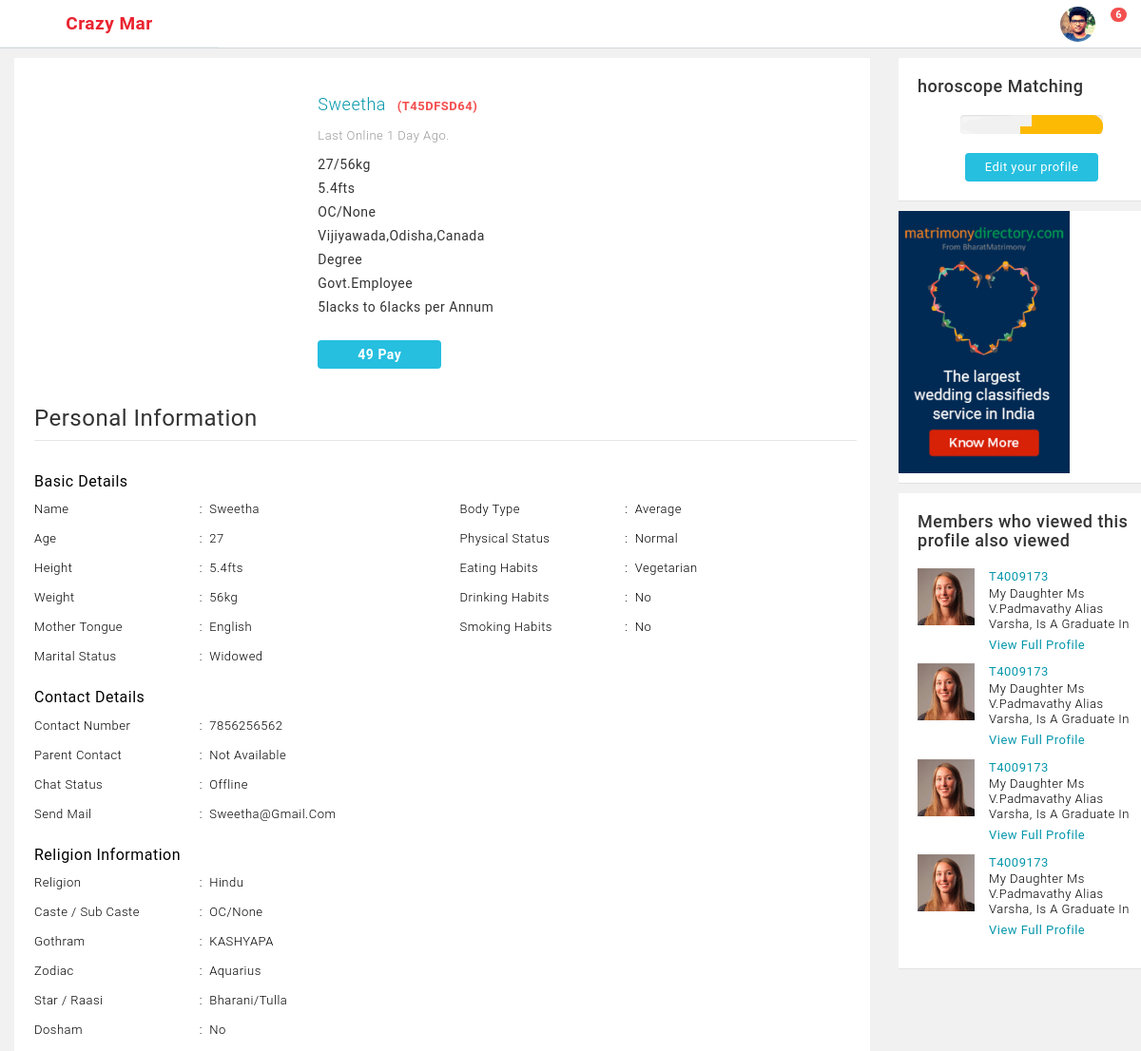
The app's page /selfprofile/sweetha/ (signed in, upper part), older data.
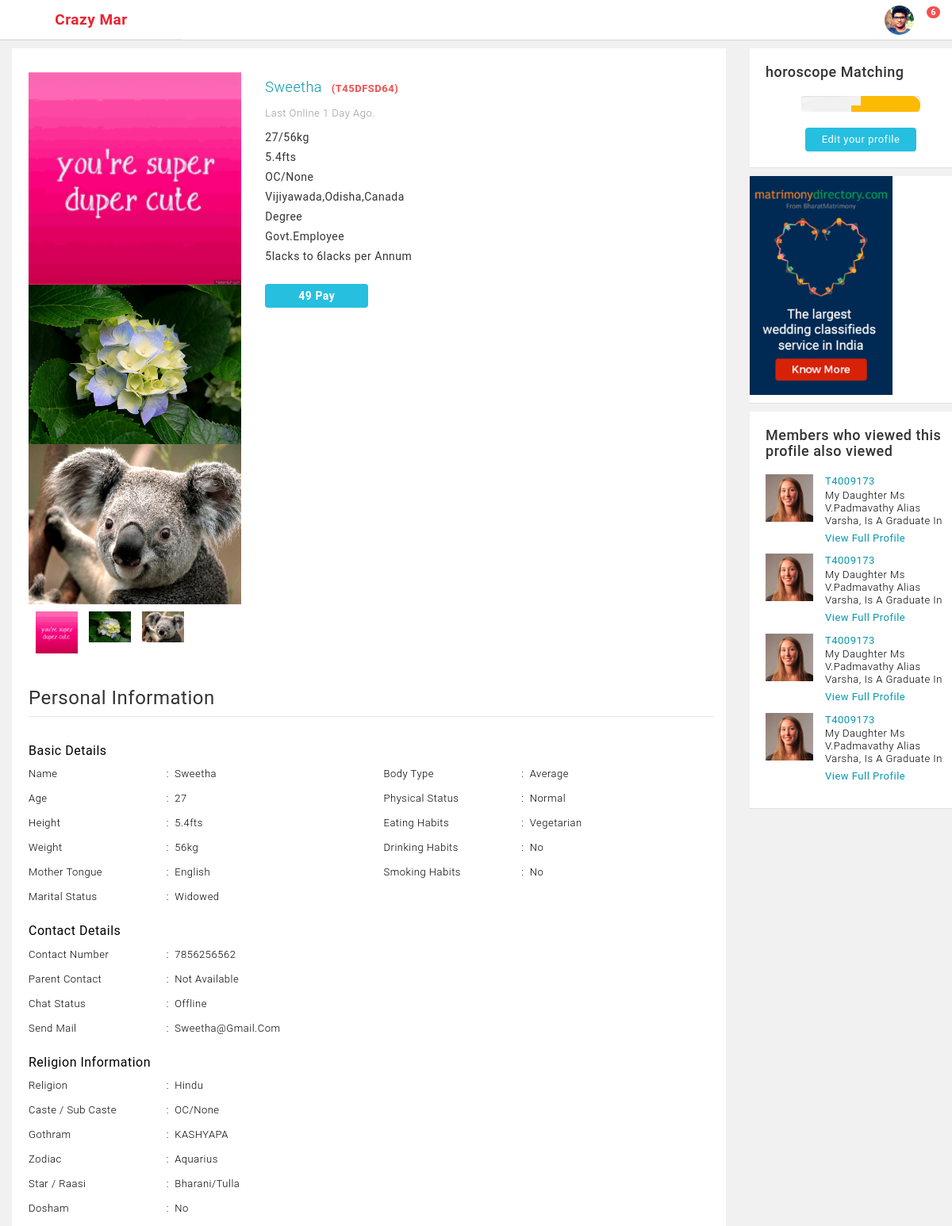
The same page, newer data.
### matriapp/models.py (models this page shows, shortened)
class Matrimonydata(models.Model):
    uuid = models.UUIDField(default=uuid.uuid4, editable=False, unique=True)
    user = models.ForeignKey('auth.User',on_delete=models.CASCADE, null=True, blank=True)
    slug = models.SlugField(max_length=400,unique=True,blank=True, null=True)
    Name = models.CharField(max_length=25)
    CreateProfile = models.CharField(max_length=20)
    Gender = models.CharField(max_length=15)
    MotherTongue = models.ForeignKey(MotherTonguee,on_delete=models.CASCADE, default=None, blank=True, null=True)
    Mobile = models.IntegerField()
    Email = models.EmailField()
    Caste = models.ForeignKey(Castee,on_delete=models.CASCADE)
    Subcaste = models.ForeignKey(Subcastee,on_delete=models.CASCADE, default=None, blank=True, null=True)
    Dosham = models.CharField(max_length=20)
    MaritalStatus = models.CharField(max_length=25)
    NoofChildren = models.CharField(max_length=20)
    Height = models.ForeignKey(Heightt,on_delete=models.CASCADE, default=None, blank=True, null=True)
    FamilyStatus = models.CharField(max_length=20)
    FamilyType = models.CharField(max_length=20)
    FamilyValues = models.CharField(max_length=25)
    AnyDisability = models.CharField(max_length=25)
    HighestEducation = models.CharField(max_length=30)
    EmployedIn = models.CharField(max_length=25)
    Occupation = models.CharField(max_length=25)
    Package = models.CharField(max_length=30)
    Bodytype = models.CharField(max_length=25)
    Weight = models.ForeignKey(Weightt,on_delete=models.CASCADE, default=None, blank=True, null=True)
    Educationdetail = models.CharField(max_length=35)
    Collegename = models.CharField(max_length=40)
    Occupationdetail = models.CharField(max_length=35)
    Eatinghabit = models.CharField(max_length=35)
    Drinkinghabit = models.CharField(max_length=35)
    Smokinghabit = models.CharField(max_length=35)
    Star = models.ForeignKey(Starr,on_delete=models.CASCADE, default=None, blank=True, null=True)
    Raasi = models.ForeignKey(Raasii,on_delete=models.CASCADE, default=None, blank=True, null=True)
    Birthtime =  models.CharField(max_length=30)
    Country = models.ForeignKey(Countryy,on_delete=models.CASCADE, default=None, blank=True, null=True)
    State = models.ForeignKey(Statee,on_delete=models.CASCADE, default=None, blank=True, null=True)
    City = models.ForeignKey(Cityy,on_delete=models.CASCADE, default=None, blank=True, null=True)
    Fatherstatus = models.CharField(max_length=30)
    Motherstatus = models.CharField(max_length=30)
    NoofBrothers = models.CharField(max_length=20)
    Brothersmarried = models.CharField(max_length=25)
    NoofSisters = models.CharField(max_length=25)
    Sistersmarried = models.CharField(max_length=30)
    Familylocation = models.CharField(max_length=30)
    Contactno = models.IntegerField(null=True)
    Ancestralorigin = models.CharField(max_length=30)
    Hobbies=models.CharField(max_length=500)
    Hobothers=models.CharField( max_length=50)
    FavouriteMusic=models.CharField(max_length=50)
    favOthers=models.CharField(max_length=50)
    Sportsfi=models.CharField(max_length=50)
    sportOthers=models.CharField(max_length=50)
    spokenLang=models.CharField(max_length=50)
    Language_others=models.CharField(max_length=50)
    Agefrom=models.ForeignKey(Agee,on_delete=models.CASCADE, default=None, blank=True, null=True)
    Ageto=models.ForeignKey(Ageto,on_delete=models.CASCADE, default=None, blank=True, null=True)
    Marital_status=models.CharField(max_length=50)
    Have_childeren=models.CharField(max_length=50)
    prefredheigth=models.ForeignKey(Preheightt,on_delete=models.CASCADE, default=None, blank=True, null=True)
    Physical_status=models.CharField(max_length=50)
    Eating_habits=models.CharField(max_length=50)
    Drinking_habits=models.CharField(max_length=50)
    Smoking_habit=models.CharField(max_length=50)
    Religion=models.ForeignKey(Religionn,on_delete=models.CASCADE, default=None, blank=True, null=True)
    kujaDosham=models.CharField(max_length=50)

class Weightt(models.Model):
    wght = models.CharField(max_length=10)
    def __str__(self):
        return "{}".format(self.wght)

class Heightt(models.Model):
    hgt = models.CharField(max_length=10)
    def __str__(self):
        return "{}".format(self.hgt)

class Castee(models.Model):
    cst = models.CharField(max_length=10)
    def __str__(self):
     return "{}".format(self.cst)

class Subcastee(models.Model):
    subcst = models.CharField(max_length=20)
    def __str__(self):
     return "{}".format(self.subcst)

class Cityy(models.Model):
    cty = models.CharField(max_length=25)
    def __str__(self):
     return "{}".format(self.cty)

class Statee(models.Model):
    stat = models.CharField(max_length=25)
    def __str__(self):
     return "{}".format(self.stat)

class Countryy(models.Model):
    cuntry = models.CharField(max_length=25)
    def __str__(self):
     return "{}".format(self.cuntry)

class MotherTonguee(models.Model):
    locallang = models.CharField(max_length=30)
    def __str__(self):
     return "{}".format(self.locallang)

class Religionn(models.Model):
    relig = models.CharField(max_length=25)
    def __str__(self):
        return "{}".format(self.relig)

class Starr(models.Model):
    chukka = models.CharField(max_length=30)
    def __str__(self):
     return "{}".format(self.chukka)

class Raasii(models.Model):
    rasi = models.CharField(max_length=30)
    def __str__(self):
     return "{}".format(self.rasi)

class Photos(models.Model):
    photo = models.ImageField(upload_to='managephoto')

### matriapp/views.py (the view)
# urls.py: path('selfprofile/<slug:slug>/',views.selfprofile,name='selfprofile'),
@login_required
def selfprofile(request,slug):
    sp1 = Matrimonydata.objects.get(slug=slug)
    prop = Matrimonydata.objects.all()
    phot_data = Photos.objects.all()
    return render(request,'selfprofile.html',{'sp':sp1,'pro':prop,'pics':phot_data})

### matriapp/templates/selfprofile.html (shortened to what this page needs)
 {% extends 'headfooter.html' %}
		{% block content%}
				{% load static %}
                            <section class="veiw_profile">
			<div class="container">
				<div class="row">
					<div class="col-md-9 col-sm-9">
                        <div class="view_profile">
						<div class="detail-wrapper">
							<div class="detail-wrapper-body">
								<div class="row">
                                    <div class="col-md-4">
        <div id="carousel" class="carousel slide" data-ride="carousel">
            <div class="carousel-inner">
				{% for pic in pics %}
                <div class="item active">
                    <img src="{{pic.photo.url}}">
				</div>
				{% endfor %}
            </div>
        </div>
    <div class="clearfix">
        <div id="thumbcarousel" class="carousel slide" data-interval="false">
            <div class="carousel-inner">
                <div class="item active">
					{% for pic in pics %}
					<div data-target="#carousel" data-slide-to="0" class="thumb"><img src="{{pic.photo.url}}"></div>
					{% endfor %}
                </div>
            </div>
        </div>
    </div>
                                    </div>
                                    <div class="col-md-7">
                                        <div class="name_profile">
                                            <p>
                                                <span class="name_user">{{sp.Name}}</span>
                                                <span class="profile_id">(T45DFSD64)</span>
                                            </p>
                                            <p class="last_online">Last Online 1 day ago.</p>
                                        </div>
                                        <ul class="user_detials_pr">
                                            <li>{{sp.Birthtime}}/{{sp.Weight}}</li>
                                            <li>{{sp.Height}}</li>
                                            <li>{{sp.Caste}}/{{sp.Subcaste}}</li>
                                            <li>{{sp.City}},{{sp.State}},{{sp.Country}}</li>
                                            <li>{{sp.HighestEducation}}</li>
                                            <li>{{sp.Occupation}}</li>
                                            <li>{{sp.Package}}</li>
                                            <li><a class="send_email" href="#">49 Pay</a></li>
                                        </ul>
                                    </div>
							</div>
						</div>
						<div class="detail-wrapper info_user_a">
							<div class="detail-wrapper-header">
								<h3>Personal Information</h3>
							</div>
							<div class="detail-wrapper-body">
							</div>
                            <div class="detail-wrapper-header">
								<h4>Basic Details</h4>
							</div>
							<div class="detail-wrapper-body BASIC_DETAILS">
								<div class="row">
                                    <div class="col-md-6">
                                        <p><span>Name</span> <span>: &nbsp;{{sp.Name}}</span></p>
                                        <p><span>Age</span> <span>: &nbsp;{{sp.Birthtime}}</span></p>
                                        <p><span>Height</span> <span>: &nbsp;{{sp.Height}}</span></p>
                                        <p><span>Weight</span> <span>: &nbsp;{{sp.Weight}}</span></p>
                                        <p><span>Mother Tongue</span> <span>: &nbsp;{{sp.MotherTongue}}</span></p>
                                        <p><span>Marital Status</span> <span>: &nbsp;{{sp.MaritalStatus}}</span></p>
                                    </div>
                                    <div class="col-md-6">
                                        <p><span>Body Type</span> <span>: &nbsp;{{sp.Bodytype}}</span></p>
                                        <p><span>Physical Status</span> <span>: &nbsp;Normal</span></p>
                                        <p><span>Eating Habits</span> <span>: &nbsp;{{sp.Eating_habits}}</span></p>
                                        <p><span>Drinking Habits</span> <span>: &nbsp;{{sp.Drinking_habits}}</span></p>
                                        <p><span>Smoking Habits</span> <span>: &nbsp;{{sp.Smoking_habit}}</span></p>
                                    </div>
                                </div>
							</div>
                            <div class="detail-wrapper-header">
								<h4>Contact Details</h4>
							</div>
							<div class="detail-wrapper-body BASIC_DETAILS">
								<div class="row">
                                    <div class="col-md-6">
                                        <p><span>Contact Number</span> <span>: &nbsp;{{sp.Contactno}}</span></p>
                                        <p><span>Parent Contact</span> <span>: &nbsp;Not Available</span></p>
                                        <p><span>Chat Status</span> <span>: &nbsp;Offline</span></p>
                                        <p><span>Send Mail</span> <span>: &nbsp;{{sp.Email}}</span></p>
                                    </div>
                                </div>
							</div>
                            <div class="detail-wrapper-header">
								<h4>Religion Information</h4>
							</div>
							<div class="detail-wrapper-body BASIC_DETAILS">
								<div class="row">
                                    <div class="col-md-6">
                                        <p><span>Religion</span> <span>: &nbsp;{{sp.Religion}}</span></p>
                                        <p><span>Caste / Sub Caste</span> <span>: &nbsp;{{sp.Caste}}/{{sp.Subcaste}}</span></p>
                                        <p><span>Gothram</span> <span>: &nbsp;KASHYAPA</span></p>
                                        <p><span>Zodiac</span> <span>: &nbsp;Aquarius</span></p>
                                        <p><span>Star / Raasi</span> <span>: &nbsp;{{sp.Star}}/{{sp.Raasi}}</span></p>
                                        <p><span>Dosham</span> <span>: &nbsp;{{sp.Dosham}}</span></p>
                                    </div>
                                </div>
							</div>
						</div>
					</div>
					</div>
				</div>
				<div class="col-md-3 col-sm-3">
						<div class="sidebar">
							<div class="widget-boxed side_bar_prof">
								<div class="widget-boxed-header">
									<h4>horoscope Matching</h4>
                                    <div class="progress yellow">
                                        <span class="progress-left">
                                            <span class="progress-bar"></span>
                                        </span>
                                        <span class="progress-right">
                                            <span class="progress-bar"></span>
                                        </span>
                                        <div class="progress-value">75%</div>
                                    </div>
                                    {% for prop in pro %}
                                    {% if prop.user == request.user %}
                                     <a class="edit_your_profile" href="{% url 'matriedit' matri_uuid=prop.uuid %}">Edit your profile</a>
                                   {% endif %}
										{% endfor %}
								</div>
							</div>
                            <div style="padding: 0;" class="widget-boxed side_bar_prof">
								<img src="{% static 'img/add.jpg' %}">
							</div>
                            <div class="widget-boxed side_bar_prof">
								<div class="widget-boxed-header">
									<h4>Members who viewed this profile also viewed</h4>
								</div>
                                <div class="row">
                                    <div class="col-md-4">
                                        <img src="{% static 'img/avatar-2.jpg' %}">
                                    </div>
                                    <div class="col-md-8" style="padding-left: 0">
                                        <a href="#">T4009173</a>
                                        <P>My Daughter Ms V.Padmavathy Alias Varsha, Is A Graduate In</P>
                                        <a href="#">View Full Profile</a>
                                    </div>
                                </div>
                                <div class="row">
                                    <div class="col-md-4">
                                        <img src="{% static 'img/avatar-2.jpg' %}">
                                    </div>
                                    <div class="col-md-8" style="padding-left: 0">
                                        <a href="#">T4009173</a>
                                        <P>My Daughter Ms V.Padmavathy Alias Varsha, Is A Graduate In</P>
                                        <a href="#">View Full Profile</a>
                                    </div>
                                </div>
                                <div class="row">
                                    <div class="col-md-4">
                                        <img src="{% static 'img/avatar-2.jpg' %}">
                                    </div>
                                    <div class="col-md-8" style="padding-left: 0">
                                        <a href="#">T4009173</a>
                                        <P>My Daughter Ms V.Padmavathy Alias Varsha, Is A Graduate In</P>
                                        <a href="#">View Full Profile</a>
                                    </div>
                                </div>
                                <div class="row">
                                    <div class="col-md-4">
                                        <img src="{% static 'img/avatar-2.jpg' %}">
                                    </div>
                                    <div class="col-md-8" style="padding-left: 0">
                                        <a href="#">T4009173</a>
                                        <P>My Daughter Ms V.Padmavathy Alias Varsha, Is A Graduate In</P>
                                        <a href="#">View Full Profile</a>
                                    </div>
                                </div>
							</div>
							</div>
						</div>
                </div>
			</div>
		</section>
		{% endblock %}

Row changes from the older to the newer data that the page shows:
added Photos: photo (picture)
added Photos: photo (picture)
added Photos: photo (picture)
